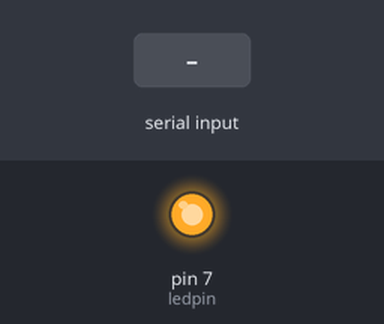
Bench run of a sketch on a simulated Arduino Uno, built with avr-gcc and run on an emulated ATmega328P. Shown: output pins drawn as LEDs (lit = HIGH). Inputs (shaded band) come from the test bench.

Above: at 1.2 s.
1.3 s: "0\n" received over Serial
At 1.6 s:
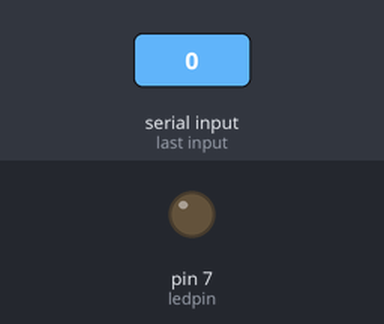
2.8 s: "1\n" received over Serial
At 3.9 s:
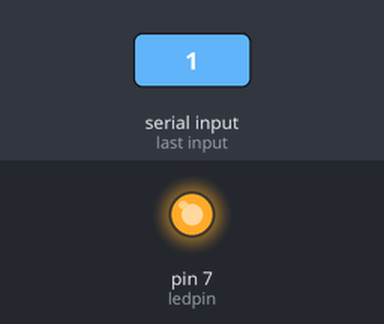
Timing chart, 0 to 5.8 s (numbered marks = the images above; inputs shaded):
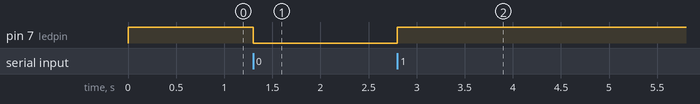

The sketch:

Bluetooth_Slave.ino
```cpp
int ledpin = 7;
char data = '0';

void setup() {
  pinMode(ledpin, OUTPUT);
  Serial.begin(38400);
  digitalWrite(ledpin, HIGH);
}

void loop() {
  if(Serial.available() > 0){
    data = Serial.read();
    Serial.print("\n");
    if(data == '1'){
      digitalWrite(ledpin, HIGH);
    }
    else if(data == '0'){
      digitalWrite(ledpin, LOW);
    }
  }

}
```

Measured:
- after the input at 1.3 s, pin 7 (ledpin): HIGH → LOW at once
- after the input at 2.8 s, pin 7 (ledpin): LOW → HIGH at once
